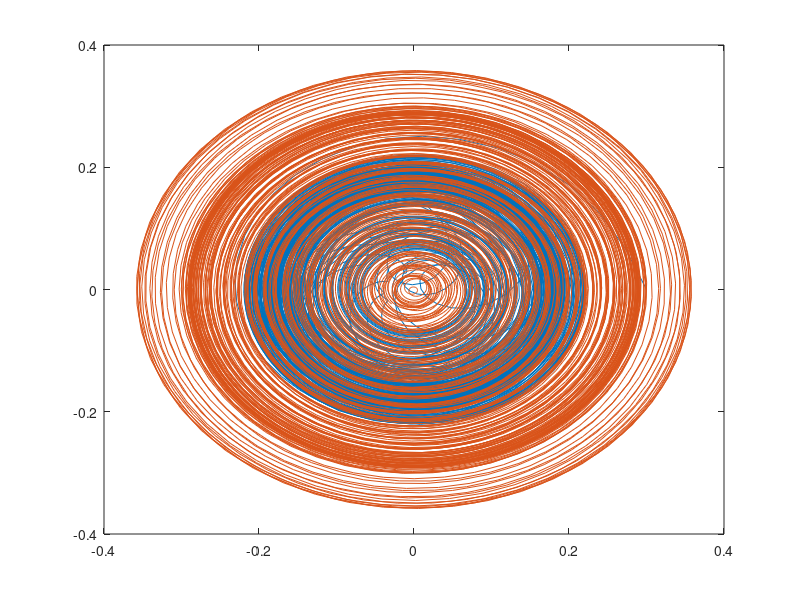
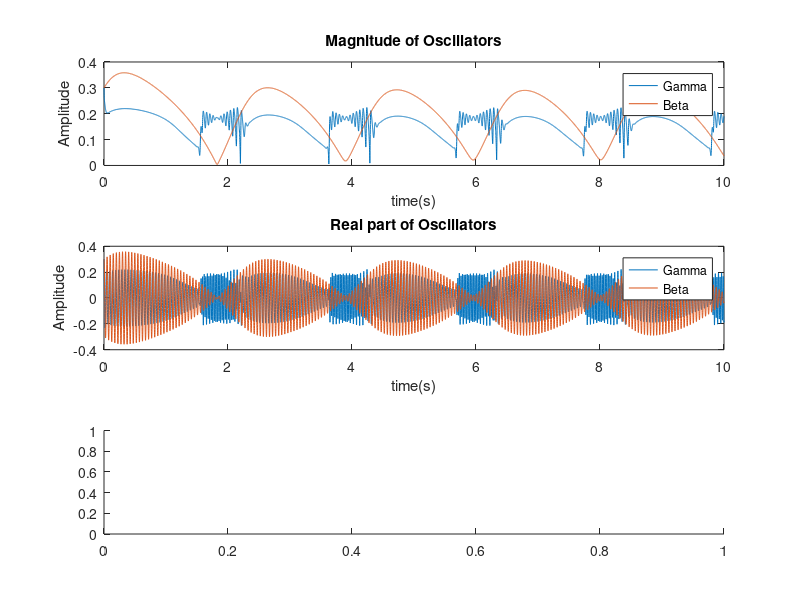

Reproduce these figures in MATLAB, in order. (Note: this script raises an error after producing the figures.)
% This script shows a limit cycle oscillator in the beta band (20Hz)

clear all
close all
clc
% Include the GrFNN toolbox
addpath(genpath('~/Documents/GrFNNToolbox/'))

% the output of beta drives a gamma oscillator
dzdt = @(t,z,alpha,beta1,beta2,epsilon,F,omega0)  ...        
    [z(1)*(100*alpha + 1i*2*pi*40 + 200*beta1*abs(z(1))^2 + ...     
    (epsilon*beta2*abs(z(1))^4)/(1-epsilon*abs(z(1))^2)) + 3.5*(z(2)*exp(pi)); ...
    (z(2)*(alpha + 1i*2*pi*20 + beta1*abs(z(2))^2 + ... % beta layer
    (epsilon*beta2*abs(z(2))^4)/(1-epsilon*abs(z(2))^2)) + ...   
    F*exp(1i*omega0*t))]; % input to beta

% parameters of the limit cycle oscillator
z0 = 0.3;
alpha = 1;
beta1 = -15;
beta2 = -1;
epsilon = 1;
F = 0.5;
f0 = 20.5;
omega0 = 2*pi*f0;

% parameters for time
fs = 1000;
dur = 10; % in seconds
T = 1/fs;
time = 0:T:dur;

% integrate the ode to obtain the amplitude
[t,z] = ode45(@(t,z) dzdt(t,z,alpha,beta1,beta2,epsilon,F,omega0),time,[z0,z0]);

% extract information
r = abs(z);
dr2dt = diff(r(:,1));
dr1dt = diff(r(:,2));

figure(2)
plot(z)
% plot(r(1:end-1,2),dr1dt)
% hold on
% plot(r(1:end-1,1),dr2dt)

figure(3)
subplot(3,1,1)
plot(time,r)
title('Magnitude of Oscillators')
ylabel('Amplitude')
xlabel('time(s)')
legend('Gamma','Beta')
subplot(3,1,2)
plot(time,real(z))
title('Real part of Oscillators')
legend('Gamma','Beta')
ylabel('Amplitude')
xlabel('time(s)')
subplot(3,1,3)
spectrogram((z(:,1)),kaiser(256,5),220,20000,fs,'yaxis')
title('Spectrum')
ylim([0 100])
xlabel('time(s)')
